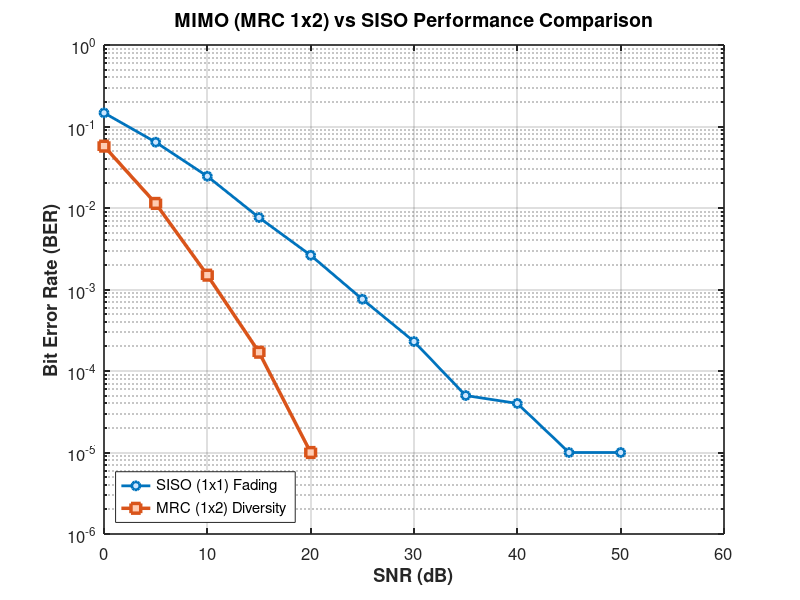

Recreate this plot in MATLAB. (Note: this script raises an error after producing the figure.)
%% Experiment 7: BER performance of multi-antenna Rayleigh channel
% Aim: Simulate BER performance of multi-antenna Rayleigh channel for SNR varying from 0 to 60 dB.
% Author: Prathamesh Fuke (TE258)
% Date: May 2026

clear; close all; clc;

%% 1. Parameters
SNR_dB = 0:5:60;
SNR_lin = 10.^(SNR_dB / 10);
N_bits = 1e5;

BER_siso = zeros(1, length(SNR_dB));
BER_mrc_1x2 = zeros(1, length(SNR_dB));

fprintf('Simulating MIMO Diversity (MRC)...\n');

%% 2. Simulation
for i = 1:length(SNR_dB)
    data = randi([0 1], 1, N_bits);
    tx = 2*data - 1;
    
    % SISO Simulation
    h_siso = (randn(1, N_bits) + 1i*randn(1, N_bits)) / sqrt(2);
    n_siso = (randn(1, N_bits) + 1i*randn(1, N_bits)) * sqrt(1 / (2 * SNR_lin(i)));
    rx_siso = h_siso .* tx + n_siso;
    rx_eq_siso = rx_siso ./ h_siso;
    decoded_siso = real(rx_eq_siso) > 0;
    BER_siso(i) = sum(data ~= decoded_siso) / N_bits;
    
    % SIMO (1x2) with MRC (Maximal Ratio Combining)
    h1 = (randn(1, N_bits) + 1i*randn(1, N_bits)) / sqrt(2);
    h2 = (randn(1, N_bits) + 1i*randn(1, N_bits)) / sqrt(2);
    n1 = (randn(1, N_bits) + 1i*randn(1, N_bits)) * sqrt(1 / (2 * SNR_lin(i)));
    n2 = (randn(1, N_bits) + 1i*randn(1, N_bits)) * sqrt(1 / (2 * SNR_lin(i)));
    
    y1 = h1 .* tx + n1;
    y2 = h2 .* tx + n2;
    
    % MRC: combine using conjugate of channel gains
    y_mrc = conj(h1).*y1 + conj(h2).*y2;
    decoded_mrc = real(y_mrc) > 0;
    BER_mrc_1x2(i) = sum(data ~= decoded_mrc) / N_bits;
end

%% 3. Plotting
figure('Name', 'Exp 7: MIMO Diversity', 'NumberTitle', 'off', 'Color', 'w');

% Plot SISO
semilogy(SNR_dB, BER_siso, '-o', 'Color', [0, 0.45, 0.74], 'LineWidth', 2, ...
    'MarkerSize', 6, 'MarkerFaceColor', [0.8, 0.9, 1]); 
hold on;

% Plot MRC
semilogy(SNR_dB, BER_mrc_1x2, '-s', 'Color', [0.85, 0.33, 0.1], 'LineWidth', 2.5, ...
    'MarkerSize', 7, 'MarkerFaceColor', [1, 0.8, 0.7]);

grid on;
set(gca, 'FontSize', 12, 'LineWidth', 1.2, 'YMinorGrid', 'on');
xlabel('SNR (dB)', 'FontWeight', 'bold'); 
ylabel('Bit Error Rate (BER)', 'FontWeight', 'bold');
title('MIMO (MRC 1x2) vs SISO Performance Comparison', 'FontSize', 14);
legend('SISO (1x1) Fading', 'MRC (1x2) Diversity', 'Location', 'southwest');
axis([0 60 1e-6 1]);
sgtitle('Cellular Networks Lab - Exp 7', 'FontSize', 16, 'FontWeight', 'bold');
